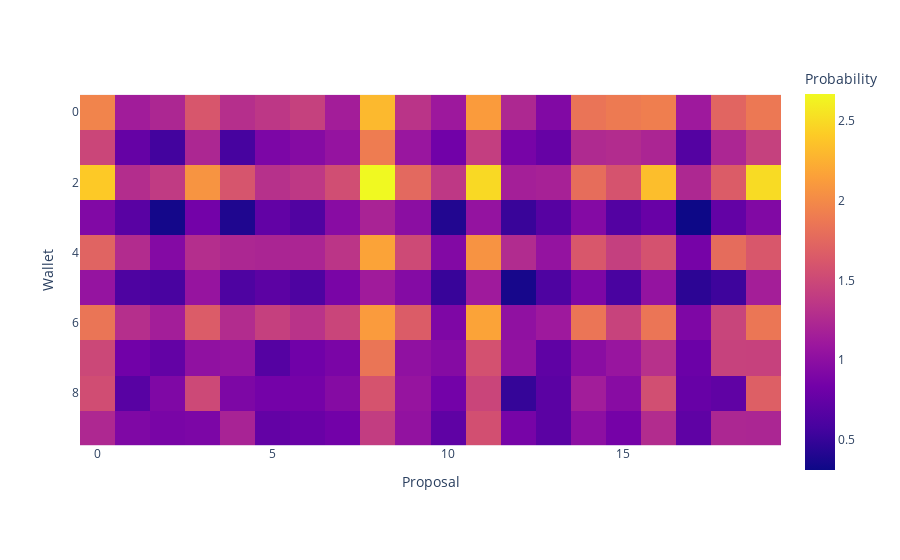

Source (notebook cell):
### Code cell
probability_fig = px.imshow(
    wallet_proposal_matrix,
    labels={"x": "Proposal", "y": "Wallet", "color": "Probability"},
)
probability_fig.show()

### Figure 1 — Plotly figure (JSON) as saved in the notebook; plotly's stock layout.template omitted (floating-point values rounded to 4 significant figures; data arrays with more than 128 entries replaced by an {"elided": "..."} marker saying what was removed)
{"data": [{"coloraxis": "coloraxis", "hovertemplate": "Proposal: %{x}<br>Wallet: %{y}<br>Probability: %{z}<extra></extra>", "name": "0", "type": "heatmap", "xaxis": "x", "yaxis": "y", "z": {"elided": "10x20 float values"}}], "layout": {"coloraxis": {"colorbar": {"title": {"text": "Probability"}}, "colorscale": [[0, "#0d0887"], [0.1111, "#46039f"], [0.2222, "#7201a8"], [0.3333, "#9c179e"], [0.4444, "#bd3786"], [0.5556, "#d8576b"], [0.6667, "#ed7953"], [0.7778, "#fb9f3a"], [0.8889, "#fdca26"], [1, "#f0f921"]]}, "margin": {"t": 60}, "xaxis": {"anchor": "y", "constrain": "domain", "domain": [0, 1], "scaleanchor": "y", "title": {"text": "Proposal"}}, "yaxis": {"anchor": "x", "autorange": "reversed", "constrain": "domain", "domain": [0, 1], "title": {"text": "Wallet"}}}}
